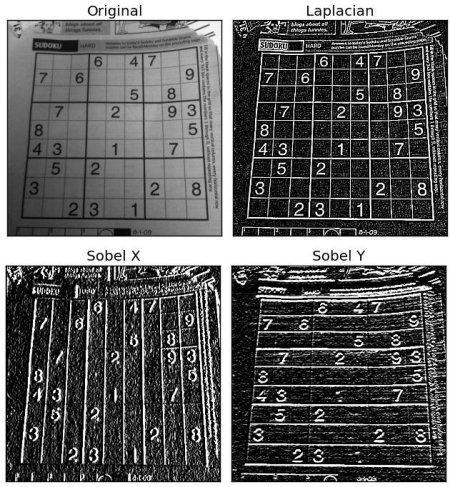
#> input picture dave.jpg, 450 x 487 px; its folder holds 5 pictures in this run; the run also reads 1 picture not shown here
$ python pose_estimation.py
#> lines starting #> are read from the running program, lines starting #| are printed output that depends on the picture; after the words box and inside, x2 and y2 are one past the last pixel; in counts of white or black regions, pixels touching at a corner belong together
'''
Created on Jan 23, 2017

@author: aelsalla
'''

import numpy as np
import cv2
import glob

def show_img(name, img):
    cv2.imshow(name, img)
    cv2.waitKey(0)

def draw(img, corners, imgpts):
    corner = tuple(corners[0].ravel())
    img = cv2.line(img, corner, tuple(imgpts[0].ravel()), (255,0,0), 5)
    img = cv2.line(img, corner, tuple(imgpts[1].ravel()), (0,255,0), 5)
    img = cv2.line(img, corner, tuple(imgpts[2].ravel()), (0,0,255), 5)
    return img

def draw_cube(img, corners, imgpts):
    imgpts = np.int32(imgpts).reshape(-1,2)

    # draw ground floor in green
    img = cv2.drawContours(img, [imgpts[:4]],-1,(0,255,0),-3)

    # draw pillars in blue color
    for i,j in zip(range(4),range(4,8)):
        img = cv2.line(img, tuple(imgpts[i]), tuple(imgpts[j]),(255),3)

    # draw top layer in red color
    img = cv2.drawContours(img, [imgpts[4:]],-1,(0,0,255),3)

    return img
# Calibration:
##############

# termination criteria
criteria = (cv2.TERM_CRITERIA_EPS + cv2.TERM_CRITERIA_MAX_ITER, 30, 0.001)

# prepare object points, like (0,0,0), (1,0,0), (2,0,0) ....,(6,5,0)
objp = np.zeros((6*7,3), np.float32)
objp[:,:2] = np.mgrid[0:7,0:6].T.reshape(-1,2)

# Arrays to store object points and image points from all the images.
objpoints = [] # 3d point in real world space
imgpoints = [] # 2d points in image plane.

images = glob.glob('..\\*.jpg')

for fname in images:
    img = cv2.imread(fname)
#> img is the input picture: shape (487, 450, 3); min 0, max 255, mean 97.4
    gray = cv2.cvtColor(img,cv2.COLOR_BGR2GRAY)

    # Find the chess board corners
    ret, corners = cv2.findChessboardCorners(gray, (7,6),None)
#> ret = False; corners = None

    # If found, add object points, image points (after refining them)
    if ret == True:
        objpoints.append(objp)

        corners2 = cv2.cornerSubPix(gray,corners,(11,11),(-1,-1),criteria)
        imgpoints.append(corners2)

        # Draw and display the corners
        img = cv2.drawChessboardCorners(img, (7,6), corners2,ret)
        cv2.imshow('img',img)
        cv2.waitKey(500)
#> pass 2 of the loop `for fname in images:`:
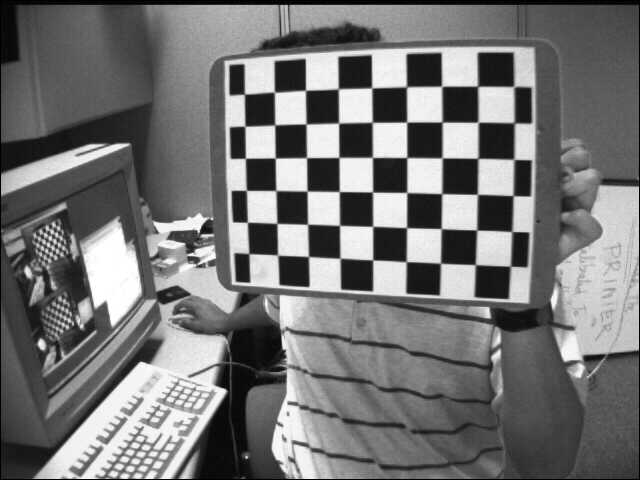
#> input picture left01.jpg, 640 x 480 px
#> img is the input picture: shape (480, 640, 3); min 0, max 255, mean 116.6
#> ret = True; corners = 42 rows, first 8: [475.4, 264.8], [440.5, 263.2], [405.9, 261.5], [372.9, 259.9], [340.6, 258.5], [308.7, 256.4], [277.6, 255.1], [476.7, 230.1]
#> corners2 = 42 rows, first 8: [475.3, 264.6], [440.5, 263.2], [406.2, 261.7], [372.7, 259.9], [340, 258.2], [308.5, 256.5], [277.6, 255.1], [476.7, 230]
#> pass 3 of the loop `for fname in images:`:
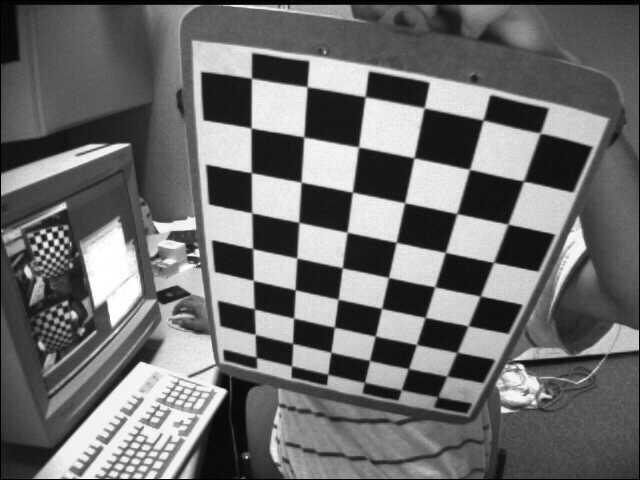
#> input picture left02.jpg, 640 x 480 px
#> img is the input picture: shape (480, 640, 3); min 0, max 255, mean 109
#> corners = 42 rows, first 8: [254.7, 308.6], [253.5, 280.5], [252.6, 248.4], [252.4, 213.8], [251.5, 172.4], [251.8, 128.6], [251.5, 77.99], [293.3, 318]
#> corners2 = 42 rows, first 8: [254.3, 308.9], [253.3, 280.4], [252.6, 248.6], [251.8, 212.8], [251.3, 172.7], [251.1, 128], [251.5, 78.19], [293.6, 318.1]
#> the loop made 5 passes; the first 3 are shown

cv2.destroyAllWindows()

# Now calibrate based on object points and corresponding image points
ret, mtx, dist, rvecs, tvecs = cv2.calibrateCamera(objpoints, imgpoints, gray.shape[::-1],None,None)

img = cv2.imread('..\\left12.jpg')
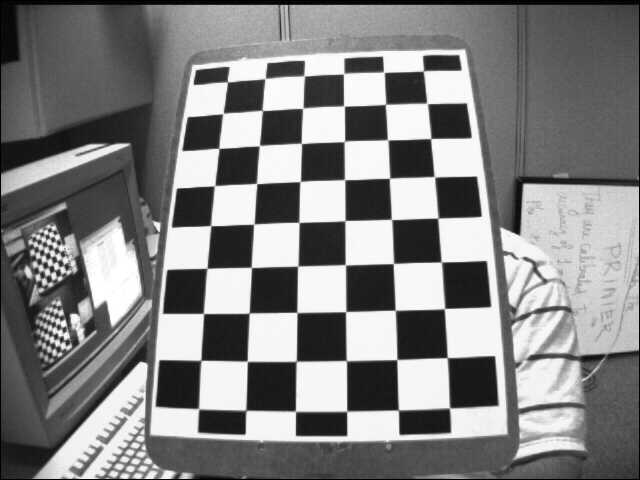
#> input picture left12.jpg, 640 x 480 px, found by its file name
#> img is the input picture: shape (480, 640, 3); min 0, max 255, mean 129.5
h,  w = img.shape[:2]
#> h = 480; w = 640
newcameramtx, roi=cv2.getOptimalNewCameraMatrix(mtx,dist,(w,h),1,(w,h))

mtx = newcameramtx


# 3D Projection and pose estimation:
####################################

criteria = (cv2.TERM_CRITERIA_EPS + cv2.TERM_CRITERIA_MAX_ITER, 30, 0.001)
objp = np.zeros((6*7,3), np.float32)
objp[:,:2] = np.mgrid[0:7,0:6].T.reshape(-1,2)

axis = np.float32([[3,0,0], [0,3,0], [0,0,-3]]).reshape(-1,3)

for fname in glob.glob('..\\left*.jpg'):
    img = cv2.imread(fname)
    gray = cv2.cvtColor(img,cv2.COLOR_BGR2GRAY)
    ret, corners = cv2.findChessboardCorners(gray, (7,6),None)

    if ret == True:
        corners2 = cv2.cornerSubPix(gray,corners,(11,11),(-1,-1),criteria)

        # Find the rotation and translation vectors.
        _, rvecs, tvecs, inliers = cv2.solvePnPRansac(objp, corners2, mtx, dist)

        # project 3D points to image plane
        imgpts, jac = cv2.projectPoints(axis, rvecs, tvecs, mtx, dist)

        img = draw(img,corners2,imgpts)
        cv2.imshow('img',img)
        k = cv2.waitKey(0) & 0xff
#> (key Esc is pressed here)
        if k == 's':
            cv2.imwrite(fname[:6]+'.png', img)
#> pass 2 of the loop `for fname in glob.glob('..\\left*.jpg'):`:
#> (key Enter is pressed here)
#> pass 3 of the loop `for fname in glob.glob('..\\left*.jpg'):`:
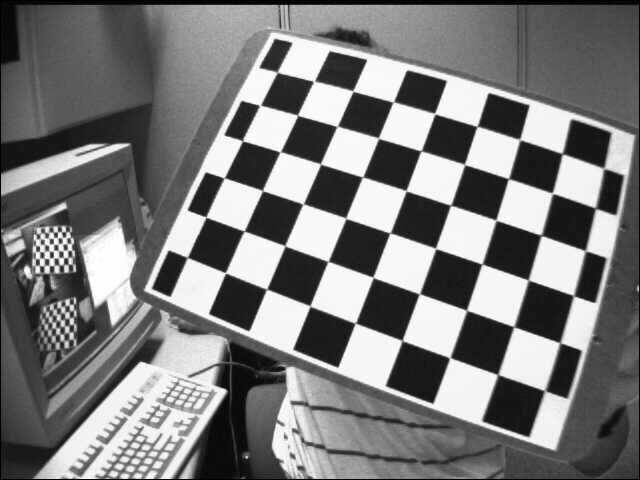
#> input picture left03.jpg, 640 x 480 px
#> img is the input picture: shape (480, 640, 3); min 0, max 255, mean 122.9
#> the loop made 4 passes; the first 3 are shown

cv2.destroyAllWindows()


# Render a cube:
###############
axis = np.float32([[0,0,0], [0,3,0], [3,3,0], [3,0,0],
                   [0,0,-3],[0,3,-3],[3,3,-3],[3,0,-3] ])
for fname in glob.glob('..\\left*.jpg'):
    img = cv2.imread(fname)
    gray = cv2.cvtColor(img,cv2.COLOR_BGR2GRAY)
    ret, corners = cv2.findChessboardCorners(gray, (7,6),None)

    if ret == True:
        corners2 = cv2.cornerSubPix(gray,corners,(11,11),(-1,-1),criteria)

        # Find the rotation and translation vectors.
        _, rvecs, tvecs, inliers = cv2.solvePnPRansac(objp, corners2, mtx, dist)

        # project 3D points to image plane
        imgpts, jac = cv2.projectPoints(axis, rvecs, tvecs, mtx, dist)

        img = draw_cube(img,corners2,imgpts)
#> in draw_cube, `img = cv2.drawContours(img, [imgpts[:4]],-1,(0,255,0),-3)`:
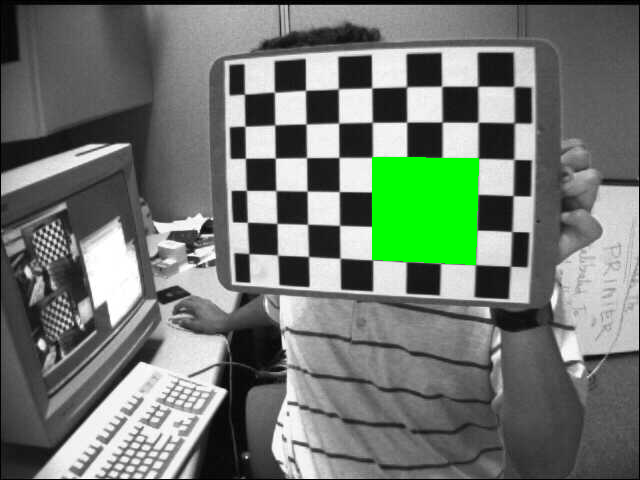
#> img: shape (480, 640, 3); mean B, G, R 112.2, 121.4, 112.2
#> the loop in draw_cube, `for i,j in zip(range(4),range(4,8)):` made 4 passes
#> pass 1, in draw_cube, `img = cv2.line(img, tuple(imgpts[i]), tuple(imgpts[j]),(255),3)`:
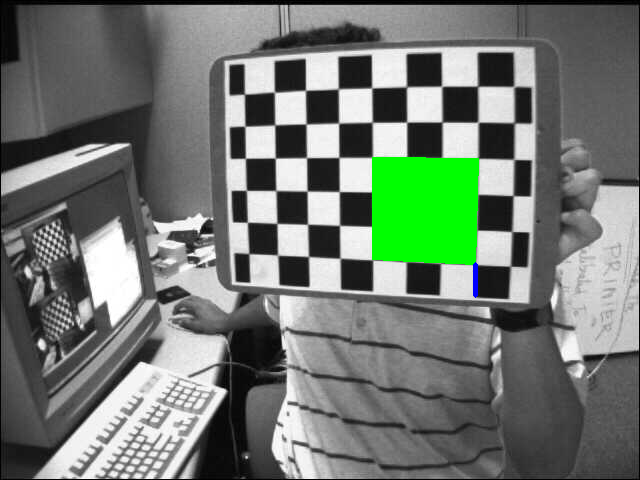
#> img: shape (480, 640, 3); 0.05% of pixels changed, all inside (x1, y1, x2, y2) = (473, 262, 478, 298)
#> pass 3, in draw_cube, `img = cv2.line(img, tuple(imgpts[i]), tuple(imgpts[j]),(255),3)`:
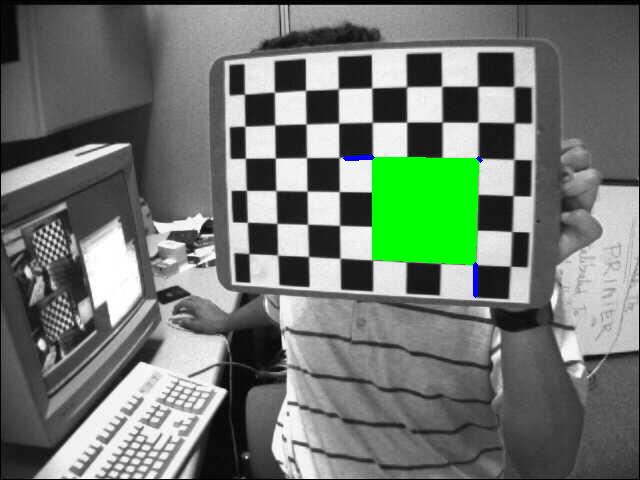
#> img: shape (480, 640, 3); mean B, G, R 112.3, 121.2, 112
#> after the loop in draw_cube, `for i,j in zip(range(4),range(4,8)):`:
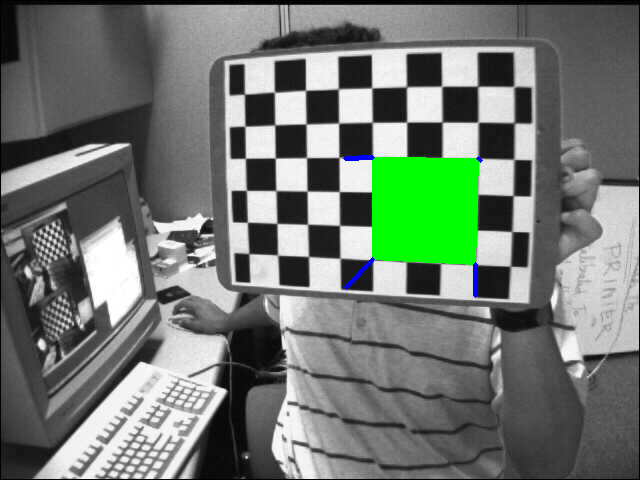
#> img: shape (480, 640, 3); 0.06% of pixels changed, all inside (x1, y1, x2, y2) = (344, 257, 375, 290)
#> in draw_cube, `img = cv2.drawContours(img, [imgpts[4:]],-1,(0,0,255),3)`:
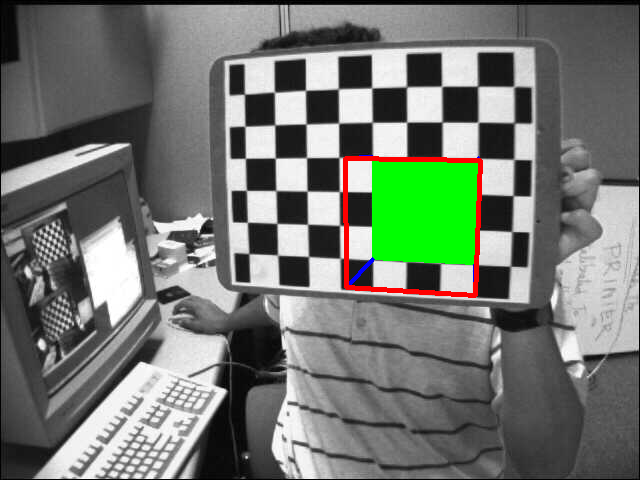
#> img: shape (480, 640, 3); 0.86% of pixels changed, all inside (x1, y1, x2, y2) = (343, 156, 483, 298)
        cv2.imshow('img',img)
        k = cv2.waitKey(0) & 0xff
#> (key Esc is pressed here)
        if k == 's':
            cv2.imwrite(fname[:6]+'.png', img)
#> pass 2 of the loop `for fname in glob.glob('..\\left*.jpg'):`:
#> after the loop in draw_cube (call 2), `for i,j in zip(range(4),range(4,8)):`:
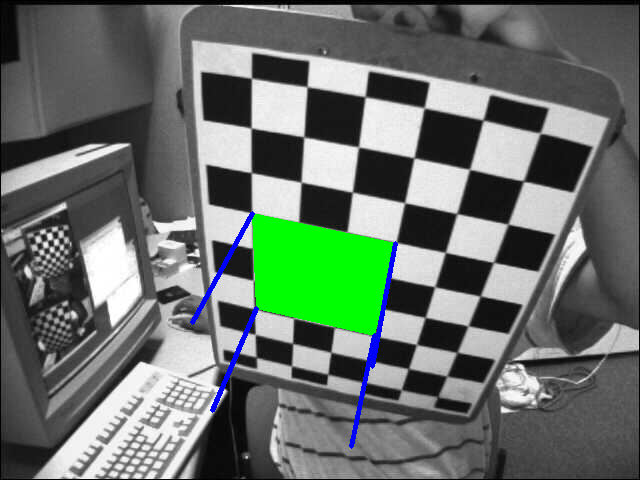
#> img: shape (480, 640, 3); mean B, G, R 105.4, 113.8, 103.4
#> in draw_cube (call 2), `img = cv2.drawContours(img, [imgpts[4:]],-1,(0,0,255),3)`:
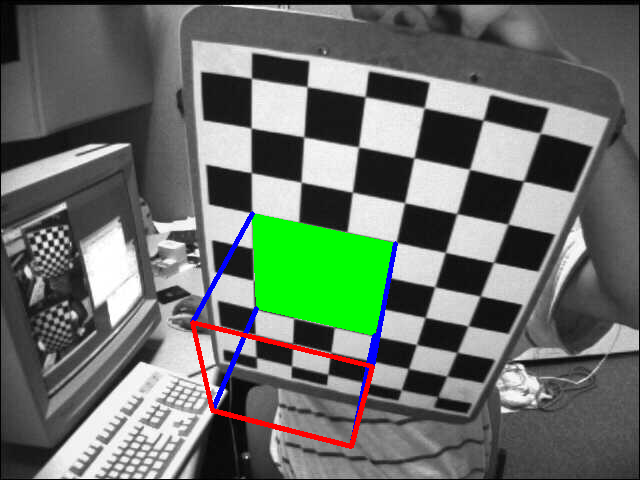
#> img: shape (480, 640, 3); 0.81% of pixels changed, all inside (x1, y1, x2, y2) = (190, 320, 375, 449)
#> (key Enter is pressed here)
#> pass 3 of the loop `for fname in glob.glob('..\\left*.jpg'):`:
#> in draw_cube (call 3), `img = cv2.drawContours(img, [imgpts[4:]],-1,(0,0,255),3)`:
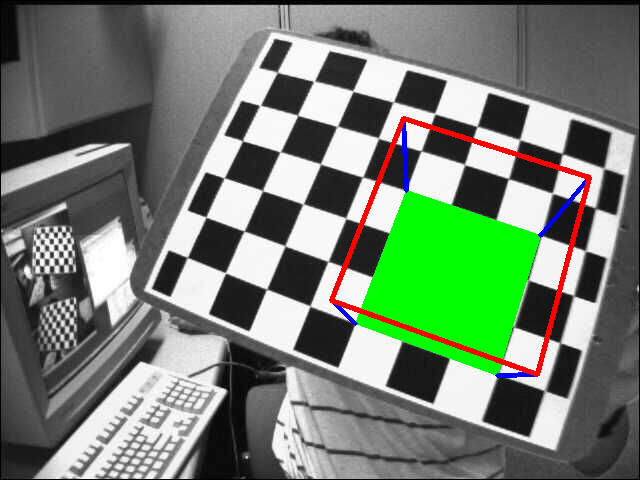
#> img: shape (480, 640, 3); mean B, G, R 112.5, 128.9, 115.3
#> the loop made 4 passes; the first 3 are shown

cv2.destroyAllWindows()
